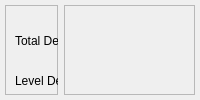
     <widget class="QWidget" name="tab">
      <attribute name="title">
       <string>RectFlat</string>
      </attribute>
      <layout class="QHBoxLayout" name="horizontalLayout" stretch="2,5">
       <property name="margin">
        <number>5</number>
       </property>
       <item>
        <widget class="QFrame" name="frame">
         <property name="frameShape">
          <enum>QFrame::StyledPanel</enum>
         </property>
         <property name="frameShadow">
          <enum>QFrame::Raised</enum>
         </property>
         <widget class="QLabel" name="label">
          <property name="geometry">
           <rect>
            <x>10</x>
            <y>20</y>
            <width>81</width>
            <height>31</height>
           </rect>
          </property>
          <property name="text">
           <string>Total Deep:</string>
          </property>
         </widget>
         <widget class="QDoubleSpinBox" name="rect_total_deep">
          <property name="geometry">
           <rect>
            <x>110</x>
            <y>20</y>
            <width>81</width>
            <height>31</height>
           </rect>
          </property>
          <property name="buttonSymbols">
           <enum>QAbstractSpinBox::NoButtons</enum>
          </property>
          <property name="decimals">
           <number>3</number>
          </property>
          <property name="maximum">
           <double>10000.000000000000000</double>
          </property>
         </widget>
         <widget class="QDoubleSpinBox" name="rect_level_deep">
          <property name="geometry">
           <rect>
            <x>110</x>
            <y>60</y>
            <width>81</width>
            <height>31</height>
           </rect>
          </property>
          <property name="buttonSymbols">
           <enum>QAbstractSpinBox::NoButtons</enum>
          </property>
          <property name="decimals">
           <number>3</number>
          </property>
          <property name="maximum">
           <double>10000.000000000000000</double>
          </property>
         </widget>
         <widget class="QDoubleSpinBox" name="rect_tool_dia">
          <property name="geometry">
           <rect>
            <x>110</x>
            <y>100</y>
            <width>81</width>
            <height>31</height>
           </rect>
          </property>
          <property name="buttonSymbols">
           <enum>QAbstractSpinBox::NoButtons</enum>
          </property>
          <property name="decimals">
           <number>3</number>
          </property>
          <property name="maximum">
           <double>10000.000000000000000</double>
          </property>
         </widget>
         <widget class="QDoubleSpinBox" name="rect_tool_space">
          <property name="geometry">
           <rect>
            <x>110</x>
            <y>140</y>
            <width>81</width>
            <height>31</height>
           </rect>
          </property>
          <property name="buttonSymbols">
           <enum>QAbstractSpinBox::NoButtons</enum>
          </property>
          <property name="decimals">
           <number>3</number>
          </property>
          <property name="maximum">
           <double>10000.000000000000000</double>
          </property>
         </widget>
         <widget class="QLabel" name="label_5">
          <property name="geometry">
           <rect>
            <x>10</x>
            <y>450</y>
            <width>67</width>
            <height>18</height>
           </rect>
          </property>
          <property name="text">
           <string>Unit:mm</string>
          </property>
         </widget>
         <widget class="QLabel" name="label_2">
          <property name="geometry">
           <rect>
            <x>10</x>
            <y>60</y>
            <width>81</width>
            <height>31</height>
           </rect>
          </property>
          <property name="text">
           <string>Level Deep:</string>
          </property>
         </widget>
         <widget class="QLabel" name="label_3">
          <property name="geometry">
           <rect>
            <x>10</x>
            <y>140</y>
            <width>81</width>
            <height>31</height>
           </rect>
          </property>
          <property name="text">
           <string>Tool Space:</string>
          </property>
         </widget>
         <widget class="QLabel" name="label_4">
          <property name="geometry">
           <rect>
            <x>10</x>
            <y>100</y>
            <width>81</width>
            <height>31</height>
           </rect>
          </property>
          <property name="text">
           <string>Tool Dia:</string>
          </property>
         </widget>
         <widget class="QDoubleSpinBox" name="rect_speed">
          <property name="geometry">
           <rect>
            <x>110</x>
            <y>180</y>
            <width>81</width>
            <height>31</height>
           </rect>
          </property>
          <property name="buttonSymbols">
           <enum>QAbstractSpinBox::NoButtons</enum>
          </property>
          <property name="decimals">
           <number>0</number>
          </property>
          <property name="maximum">
           <double>10000.000000000000000</double>
          </property>
         </widget>
         <widget class="QLabel" name="label_45">
          <property name="geometry">
           <rect>
            <x>10</x>
            <y>180</y>
            <width>81</width>
            <height>31</height>
           </rect>
          </property>
          <property name="text">
           <string>Speed:</string>
          </property>
         </widget>
         <widget class="QDoubleSpinBox" name="rect_zspeed">
          <property name="geometry">
           <rect>
            <x>110</x>
            <y>220</y>
            <width>81</width>
            <height>31</height>
           </rect>
          </property>
          <property name="buttonSymbols">
           <enum>QAbstractSpinBox::NoButtons</enum>
          </property>
          <property name="decimals">
           <number>0</number>
          </property>
          <property name="maximum">
           <double>100000.000000000000000</double>
          </property>
         </widget>
         <widget class="QLabel" name="label_48">
          <property name="geometry">
           <rect>
            <x>10</x>
            <y>220</y>
            <width>81</width>
            <height>31</height>
           </rect>
          </property>
          <property name="text">
           <string>ZSpeed:</string>
          </property>
         </widget>
        </widget>
       </item>
       <item>
        <widget class="QFrame" name="frame_2">
         <property name="frameShape">
          <enum>QFrame::StyledPanel</enum>
         </property>
         <property name="frameShadow">
          <enum>QFrame::Raised</enum>
         </property>
         <widget class="QLabel" name="rectframe">
          <property name="geometry">
           <rect>
            <x>160</x>
            <y>80</y>
            <width>400</width>
            <height>250</height>
           </rect>
          </property>
          <property name="styleSheet">
           <string notr="true"/>
          </property>
          <property name="frameShape">
           <enum>QFrame::NoFrame</enum>
          </property>
          <property name="text">
           <string/>
          </property>
         </widget>
         <widget class="QDoubleSpinBox" name="rect_width">
          <property name="geometry">
           <rect>
            <x>310</x>
            <y>30</y>
            <width>81</width>
            <height>31</height>
           </rect>
          </property>
          <property name="buttonSymbols">
           <enum>QAbstractSpinBox::NoButtons</enum>
          </property>
          <property name="decimals">
           <number>3</number>
          </property>
          <property name="minimum">
           <double>-10000.000000000000000</double>
          </property>
          <property name="maximum">
           <double>10000.000000000000000</double>
          </property>
         </widget>
         <widget class="QLabel" name="label_7">
          <property name="geometry">
           <rect>
            <x>210</x>
            <y>30</y>
            <width>81</width>
            <height>31</height>
           </rect>
          </property>
          <property name="text">
           <string>Width</string>
          </property>
         </widget>
         <widget class="QLabel" name="label_8">
          <property name="geometry">
           <rect>
            <x>10</x>
            <y>130</y>
            <width>81</width>
            <height>31</height>
           </rect>
          </property>
          <property name="text">
           <string>Height</string>
          </property>
         </widget>
         <widget class="QDoubleSpinBox" name="rect_height">
          <property name="geometry">
           <rect>
            <x>30</x>
            <y>170</y>
            <width>81</width>
            <height>31</height>
           </rect>
          </property>
          <property name="buttonSymbols">
           <enum>QAbstractSpinBox::NoButtons</enum>
          </property>
          <property name="decimals">
           <number>3</number>
          </property>
          <property name="minimum">
           <double>-10000.000000000000000</double>
          </property>
          <property name="maximum">
           <double>10000.000000000000000</double>
          </property>
         </widget>
         <widget class="QDoubleSpinBox" name="rect_start_coorx">
          <property name="geometry">
           <rect>
            <x>60</x>
            <y>400</y>
            <width>81</width>
            <height>31</height>
           </rect>
          </property>
          <property name="buttonSymbols">
           <enum>QAbstractSpinBox::NoButtons</enum>
          </property>
          <property name="decimals">
           <number>3</number>
          </property>
          <property name="minimum">
           <double>-10000.000000000000000</double>
          </property>
          <property name="maximum">
           <double>10000.000000000000000</double>
          </property>
         </widget>
         <widget class="QLabel" name="label_9">
          <property name="geometry">
           <rect>
            <x>20</x>
            <y>400</y>
            <width>41</width>
            <height>31</height>
           </rect>
          </property>
          <property name="text">
           <string>X:</string>
          </property>
         </widget>
         <widget class="QDoubleSpinBox" name="rect_start_coory">
          <property name="geometry">
           <rect>
            <x>60</x>
            <y>440</y>
            <width>81</width>
            <height>31</height>
           </rect>
          </property>
          <property name="buttonSymbols">
           <enum>QAbstractSpinBox::NoButtons</enum>
          </property>
          <property name="decimals">
           <number>3</number>
          </property>
          <property name="minimum">
           <double>-10000.000000000000000</double>
          </property>
          <property name="maximum">
           <double>10000.000000000000000</double>
          </property>
         </widget>
         <widget class="QLabel" name="label_10">
          <property name="geometry">
           <rect>
            <x>20</x>
            <y>440</y>
            <width>31</width>
            <height>31</height>
           </rect>
          </property>
          <property name="text">
           <string>Y:</string>
          </property>
         </widget>
         <widget class="QLabel" name="label_11">
          <property name="geometry">
           <rect>
            <x>20</x>
            <y>360</y>
            <width>181</width>
            <height>21</height>
           </rect>
          </property>
          <property name="text">
           <string>Start Point:</string>
          </property>
         </widget>
         <widget class="QRadioButton" name="rect_horizon">
          <property name="geometry">
           <rect>
            <x>280</x>
            <y>360</y>
            <width>108</width>
            <height>24</height>
           </rect>
          </property>
          <property name="text">
           <string>horizon</string>
          </property>
         </widget>
         <widget class="QRadioButton" name="rect_vertical">
          <property name="geometry">
           <rect>
            <x>410</x>
            <y>360</y>
            <width>108</width>
            <height>24</height>
           </rect>
          </property>
          <property name="text">
           <string>vertical</string>
          </property>
         </widget>
        </widget>
       </item>
      </layout>
     </widget>
